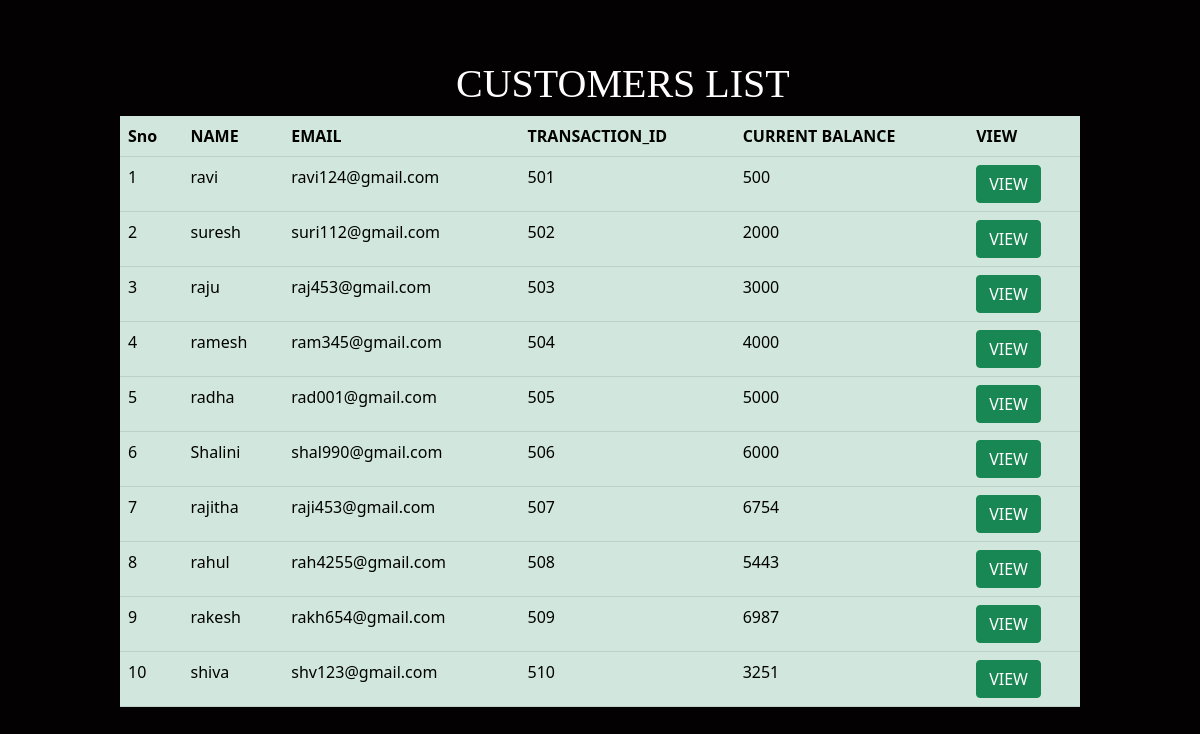
Page /customers on the committed database.
### bank.py (models this page shows)
class Customer(db.Model):
   sno = db.Column(db.Integer(), primary_key=True)
   name = db.Column(db.String(length=30), nullable=False, unique=True)
   email = db.Column(db.String(length=25),nullable=False, unique=True)
   transaction_id = db.Column(db.Integer(), nullable=False)
   currentbalance = db.Column(db.String(length=12), nullable=False, unique=True)

### bank.py (the view)
@app.route('/customers')
def customer_page():
    customers = Customer.query.all()
    return render_template('db.html', customers=customers)

### templates/db.html (shortened to what this page needs)
<!doctype html>
<html lang="en">
  <head>
    <link href="https://cdn.jsdelivr.net/npm/bootstrap@5.0.2/dist/css/bootstrap.min.css" rel="stylesheet">
  </head>
  <body>
    <h1 class="router">CUSTOMERS LIST</h1>
<div class="rez">
<table class="table table-success table-hover">
  <tr>
    <th scope="col">Sno</th>
    <th scope="col">NAME</th>
    <th scope="col">EMAIL</th>
    <th scope="col">TRANSACTION_ID</th>
    <th scope="col">CURRENT BALANCE</th>
    <th scope="col">VIEW</th>
  </tr>
  {% for customer in customers %}
  <tr>
    <td scope="row">{{ customer.sno }}</td>
    <td scope="row">{{ customer.name }}</td>
    <td scope="row">{{ customer.email }}</td>
    <td scope="row">{{ customer.transaction_id }}</td>
    <td scope="row">{{ customer.currentbalance }}</td>
    <td><a id='{{ customer.sno }}'href="/views/" type="button" class="btn btn-success" onclick="view('{{ customer.sno }}')">VIEW</a></td>
</tr>
  {% endfor %}
</table>
  </div>
  </body>
</html>

### templates/db.html (style rules this page uses)
body { width:100%; background-color:#030101; }
.router { color:#FFFFFF; margin-left:38%; padding-top:5%; font-family:sanserif; }
.rez { padding-left:10%; padding-right:10%; }

### rows in the picture
Customer: sno "1", name "ravi", email "ravi124@gmail.com", transaction_id "501", currentbalance "500"
Customer: sno "2", name "suresh", email "suri112@gmail.com", transaction_id "502", currentbalance "2000"
Customer: sno "3", name "raju", email "raj453@gmail.com", transaction_id "503", currentbalance "3000"
Customer: sno "4", name "ramesh", email "ram345@gmail.com", transaction_id "504", currentbalance "4000"
Customer: sno "5", name "radha", email "rad001@gmail.com", transaction_id "505", currentbalance "5000"
Customer: sno "6", name "Shalini", email "shal990@gmail.com", transaction_id "506", currentbalance "6000"
Customer: sno "7", name "rajitha", email "raji453@gmail.com", transaction_id "507", currentbalance "6754"
Customer: sno "8", name "rahul", email "rah4255@gmail.com", transaction_id "508", currentbalance "5443"
Customer: sno "9", name "rakesh", email "rakh654@gmail.com", transaction_id "509", currentbalance "6987"
Customer: sno "10", name "shiva", email "shv123@gmail.com", transaction_id "510", currentbalance "3251"
